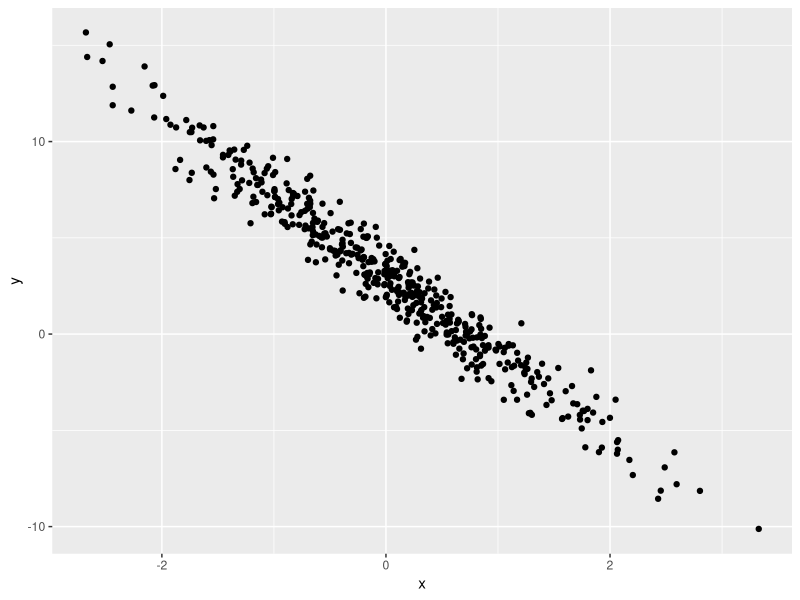

Generate this figure with R:
## ---- chunk 1
# this is a comment
samp = rnorm(100)
length(samp)
## ---- chunk 2
library(tidyverse)

plot_df <- tibble(
  x = rnorm(500), mean = 2, sd = 4,
  y = 3 - 4.2 * x + rnorm(500)
)

ggplot(plot_df, aes(x = x, y = y)) + geom_point()
